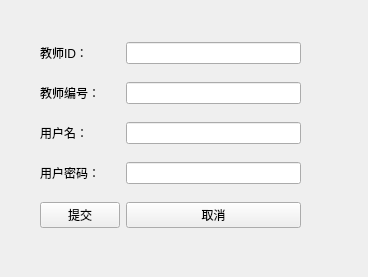
<?xml version="1.0" encoding="UTF-8"?>
<ui version="4.0">
 <class>addthform</class>
 <widget class="QWidget" name="addthform">
  <property name="geometry">
   <rect>
    <x>0</x>
    <y>0</y>
    <width>368</width>
    <height>277</height>
   </rect>
  </property>
  <property name="windowTitle">
   <string>Form</string>
  </property>
  <widget class="QWidget" name="">
   <property name="geometry">
    <rect>
     <x>40</x>
     <y>30</y>
     <width>261</width>
     <height>211</height>
    </rect>
   </property>
   <layout class="QGridLayout" name="gridLayout">
    <item row="0" column="0">
     <widget class="QLabel" name="label">
      <property name="text">
       <string>教师ID：</string>
      </property>
     </widget>
    </item>
    <item row="0" column="1">
     <widget class="QLineEdit" name="leID"/>
    </item>
    <item row="1" column="0">
     <widget class="QLabel" name="label_2">
      <property name="text">
       <string>教师编号：</string>
      </property>
     </widget>
    </item>
    <item row="1" column="1">
     <widget class="QLineEdit" name="leThNum"/>
    </item>
    <item row="2" column="0">
     <widget class="QLabel" name="label_4">
      <property name="text">
       <string>用户名：</string>
      </property>
     </widget>
    </item>
    <item row="2" column="1">
     <widget class="QLineEdit" name="leName"/>
    </item>
    <item row="3" column="0">
     <widget class="QLabel" name="label_3">
      <property name="text">
       <string>用户密码：</string>
      </property>
     </widget>
    </item>
    <item row="3" column="1">
     <widget class="QLineEdit" name="lePwd"/>
    </item>
    <item row="4" column="0">
     <widget class="QPushButton" name="btnOk">
      <property name="text">
       <string>提交</string>
      </property>
     </widget>
    </item>
    <item row="4" column="1">
     <widget class="QPushButton" name="btnQuit">
      <property name="text">
       <string>取消</string>
      </property>
     </widget>
    </item>
   </layout>
  </widget>
 </widget>
 <resources/>
 <connections/>
</ui>
